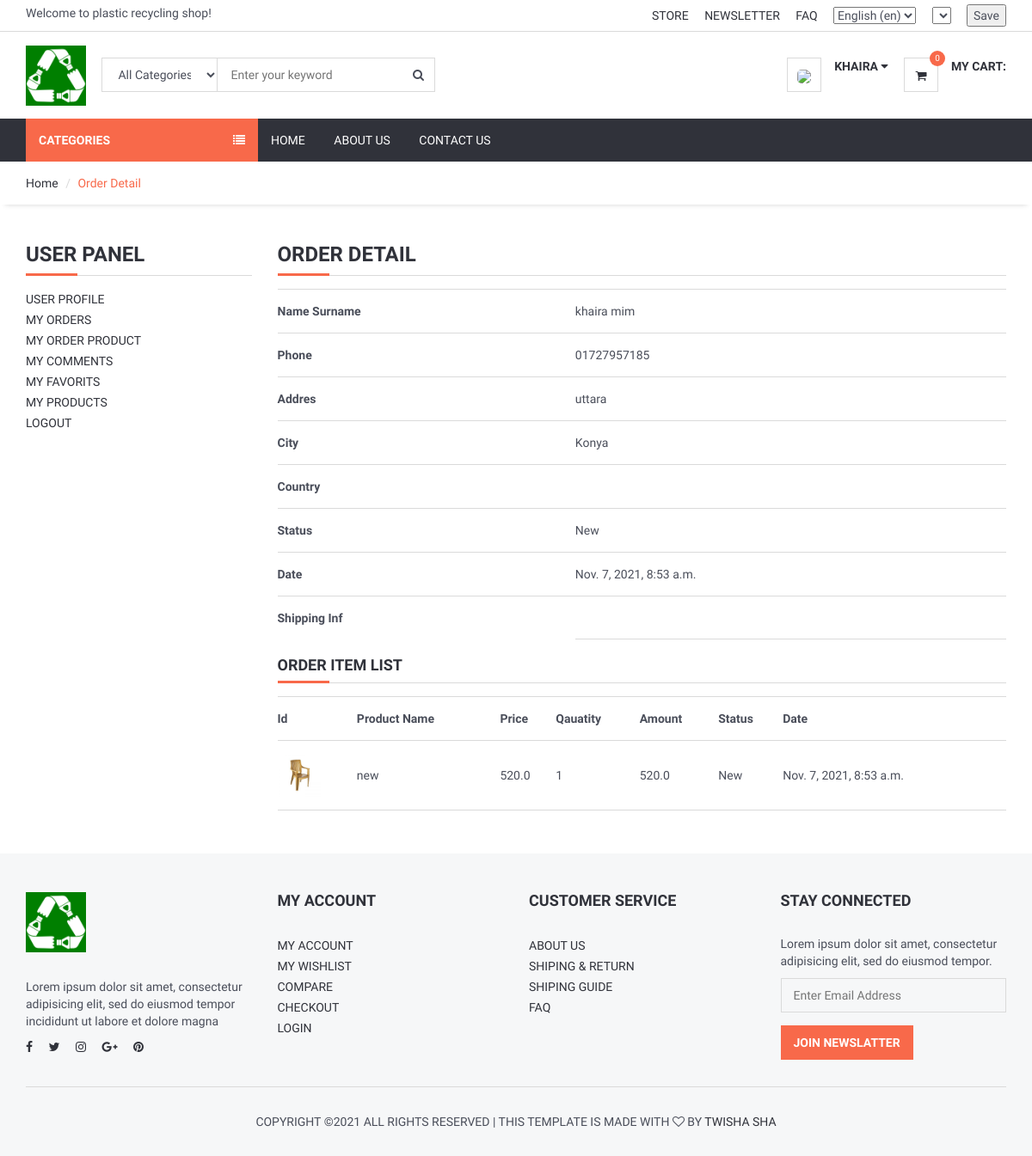
The page /user/orderdetail/10 (signed in) on the database its author committed.
### order/models.py (models this page shows, shortened)
class Order(models.Model):
    STATUS = (
        ('New', 'New'),
        ('Accepted', 'Accepted'),
        ('Preaparing', 'Preaparing'),
        ('OnShipping', 'OnShipping'),
        ('Completed', 'Completed'),
        ('Canceled', 'Canceled'),
    )
    user = models.ForeignKey(User, on_delete=models.SET_NULL, null=True)
    code = models.CharField(max_length=5, editable=False )
    first_name = models.CharField(max_length=10)
    last_name = models.CharField(max_length=10)
    phone = models.CharField(blank=True, max_length=20)
    address = models.CharField(blank=True, max_length=150)
    city = models.CharField(blank=True, max_length=20)
    country = models.CharField(blank=True, max_length=20)
    total = models.FloatField()
    status=models.CharField(max_length=10,choices=STATUS,default='New')
    ip = models.CharField(blank=True, max_length=20)
    adminnote = models.CharField(blank=True, max_length=100)
    create_at=models.DateTimeField(auto_now_add=True)
    update_at=models.DateTimeField(auto_now=True)

class OrderProduct(models.Model):
    STATUS = (
        ('New', 'New'),
        ('Accepted', 'Accepted'),
        ('Canceled', 'Canceled'),
    )
    order = models.ForeignKey(Order, on_delete=models.CASCADE)
    user = models.ForeignKey(User, on_delete=models.CASCADE)
    product = models.ForeignKey(Product, on_delete=models.CASCADE)
    variant = models.ForeignKey(Variants, on_delete=models.SET_NULL,blank=True, null=True) # relation with varinat
    quantity = models.IntegerField()
    price = models.FloatField()
    amount = models.FloatField()
    status = models.CharField(max_length=10, choices=STATUS, default='New')
    create_at = models.DateTimeField(auto_now_add=True)
    update_at = models.DateTimeField(auto_now=True)

### product/models.py (models this page shows, shortened)
class Product(models.Model):
    STATUS = (
        ('True', 'True'),
        ('False', 'False'),
    )
    VARIANTS = (
        ('None', 'None'),
        ('Size', 'Size'),
        ('Color', 'Color'),
        ('Size-Color', 'Size-Color'),
    )
    category = models.ForeignKey(Category, on_delete=models.CASCADE) #many to one relation with Category
    title = models.CharField(max_length=150)
    keywords = models.CharField(max_length=255)
    description = models.TextField(max_length=255)
    image=models.ImageField(upload_to='images/',null=False)
    price = models.DecimalField(max_digits=12, decimal_places=2,default=0)
    amount=models.IntegerField(default=0)
    minamount=models.IntegerField(default=3)
    variant=models.CharField(max_length=10,choices=VARIANTS, default='None')
    detail=RichTextUploadingField()
    slug = models.SlugField(null=False, unique=True)
    status=models.CharField(max_length=10,choices=STATUS)
    create_at=models.DateTimeField(auto_now_add=True)
    update_at=models.DateTimeField(auto_now=True)

### user/views.py (the view)
# urls.py: path('orderdetail/<int:id>', views.user_orderdetail, name='user_orderdetail'),
@login_required(login_url='/login') # Check login
def user_orderdetail(request,id):
    current_user = request.user
    order = Order.objects.get(user_id=current_user.id, id=id)
    orderitems = OrderProduct.objects.filter(order_id=id)
    context = {
        'order': order,
        'orderitems': orderitems,
    }
    return render(request, 'user_order_detail.html', context)

### user/templates/user_order_detail.html (shortened to what this page needs)
{% extends 'homebase.html' %}
{% block sidebar %} {% include 'sidebar.html' %} {% endblock %}
{% block body %}
    <div id="breadcrumb">
        <div class="container">
            <ul class="breadcrumb">
                <li><a href="/">Home</a></li>
                <li class="active">Order Detail</li>
            </ul>
        </div>
    </div>
    <div class="section">
        <div class="container">
            <div class="row">
                <div class="col-md-3">
                    {% include "user_panel.html" %}
                </div>
                <div class="col-md-9">
                    <div class="order-summary clearfix">
                        <div class="section-title">
                            <h3 class="title">Order Detail</h3>
                        </div>
                        <table class="shopping-cart-table table">
                            <tr>
                                <th class="text-left">Name Surname</th>
                                <td class="text-left">{{ order.first_name}} {{ order.last_name }} </td>
                            </tr>
                            <tr>
                                <th class="text-left">Phone</th>
                                <td class="text-left">{{ order.phone}}</td>
                            </tr>
                            <tr>
                                <th class="text-left">Addres</th>
                                <td class="text-left">{{ order.address}}</td>
                            </tr>
                            <tr>
                                <th class="text-left">City</th>
                                <td class="text-left">{{ order.city}}</td>
                            </tr>
                            <tr>
                                <th class="text-left">Country</th>
                                <td class="text-left">{{ order.country}}</td>
                            </tr>
                            <tr>
                                <th class="text-left">Status</th>
                                <td class="text-left">{{ order.status}}</td>
                            </tr>
                            <tr>
                                <th class="text-left">Date</th>
                                <td class="text-left">{{ order.create_at}}</td>
                            </tr>
                            <th class="text-left">Shipping Inf</th>
                            <td class="text-left">{{ order.adminnote}}</td>
                        </table>
                        <div class="section-title">
                            <h4 class="title">Order Item List</h4>
                        </div>
                        <table class="shopping-cart-table table">
                            <tr>
                                <th class="text-left">Id </th>
                                <th class="text-left">Product Name </th>
                                <th class="text-left">Price </th>
                                <th class="text-left">Qauatity </th>
                                <th class="text-left">Amount </th>
                                <th class="text-left">Status </th>
                                <th class="text-left">Date </th>
                            </tr>
                            {% for rs in orderitems %}
                                <tr>
                                    <td class="text-left">
                                        <a href="/product/{{ rs.product_id }}/{{ rs.product.slug }}">
                                            {% if rs.variant.image_id > 0 %}
                                                <img src="{{rs.variant.image }}" alt="" style="height: 50px">
                                            {% else %}
                                                <img src="{{rs.product.image.url}}" alt="" style="height: 50px">
                                            {% endif %}
                                        </a>
                                    </td>
                                    <td class="text-left">{{ rs.product.title}} {{ rs.variant.size }}   {{ rs.variant.color }}</td>
                                    <td class="text-left">{{ rs.price}} </td>
                                    <td class="text-left">{{ rs.quantity}} </td>
                                    <td class="text-left">{{ rs.amount}} </td>
                                    <td class="text-left">{{ rs.status}} </td>
                                    <td class="text-left">{{ rs.create_at}} </td>
                                </tr>
                            {% endfor %}
                        </table>
                    </div>
                </div>
            </div>
        </div>
    </div>
{% endblock %}

### home/templates/header.html (shortened to what this page needs)
{% load static %}
{% load i18n %}
{% load currency %}
<header>
    <div id="top-header">
        <div class="container">
            <div class="pull-left">
                <span>{% trans "Welcome to plastic recycling shop!" %}</span>
            </div>
            <div class="pull-right">
                <ul class="header-top-links">
                    <li><a href="#">{% trans "Store" %}</a></li>
                    <li><a href="#">{% trans "Newsletter" %}</a></li>
                    <li><a href="{% url 'faq' %}">{% trans "FAQ" %}</a></li>
                    <li class="dropdown default-dropdown">
                        <form action="{% url 'selectlanguage' %}" method="post">{% csrf_token %}
                            <select name="language" onchange="submit()" >
                                {% get_current_language as LANGUAGE_CODE %}
                                {% get_available_languages as LANGUAGES %}
                                {% get_language_info_list for LANGUAGES as languages %}
                                {% for language in languages %}
                                    <option value="{{ language.code }}"{% if language.code == LANGUAGE_CODE %} selected{% endif %}>
                                        {{ language.name_local }} ({{ language.code }})
                                    </option>
                                {% endfor %}
                            </select>
                        </form>
                    </li>
                    <li class="dropdown default-dropdown">
                        <form id="currency_switcher" method="POST" action="{% url 'selectcurrency' %}">
                            <select name="currency" onchange="submit()" >
                            </select>
                        </form>
                    </li>
                    <li class="dropdown default-dropdown">
                        <form id="currency_switcher" method="POST" action="{% url 'savelangcur' %}">
                            <input type="submit" value="Save" />
                        </form>
                    </li>
                </ul>
            </div>
        </div>
    </div>
    <div id="header">
        <div class="container">
            <div class="pull-left">
                <div class="header-logo">
                    <a class="logo" href="{% url 'home' %}">
                        <img src="{% static '' %}img/logo.png" alt="">
                    </a>
                </div>
                <div class="header-search">
                    <form action="/search/" method="post">
                        <input id="query" name="query" class="input search-input" type="text" placeholder="Enter your keyword">
                        <select name="catid"  class="input search-categories">
                            <option value="0">{% trans "All Categories" %}</option>
                        </select>
                        <button class="search-btn"><i class="fa fa-search"></i></button>
                    </form>
                </div>
            </div>
            <div class="pull-right" >
                <ul class="header-btns">
                    <li class="header-account dropdown default-dropdown">
                        {% if user.id is not None %}
                            <div class="dropdown-toggle" role="button" data-toggle="dropdown" aria-expanded="true">
                                <div class="header-btns-icon">
                                    <img src="{{ request.session.userimage }}" style="height: 40px; border-radius: 30%">
                                </div>
                                <strong class="text-uppercase">{{ user.first_name }} <i class="fa fa-caret-down"></i></strong>
                            </div>
                        {% else %}
                            <a href="{% url 'login' %}" class="text-uppercase">Login</a> / <a href="{% url 'signup' %}" class="text-uppercase">Sign Up</a>
                        {% endif %}
                    </li>
                    <li class="header-cart dropdown default-dropdown">
                        <a href="{% url 'shopcart'%}" >
                            <div class="header-btns-icon">
                                <i class="fa fa-shopping-cart"></i>
                                {% load myapptags %}
                                {% shopcartcount user.id as count %}
                                <span class="qty">{{ count }}</span>
                            </div>
                            <strong class="text-uppercase">{% trans "My Cart:" %}</strong>
                            <br>
                        </a>
                    </li>
                </ul>
            </div>
        </div>
    </div>
</header>

### rows shown on the page
Order: first_name "khaira", last_name "mim", phone "01727957185", address "uttara", city "Konya", status "New", create_at "Nov. 7, 2021, 8:53 a.m."
OrderProduct: product.image (picture), product "new", price "520.0", quantity "1", amount "520.0", status "New", create_at "Nov. 7, 2021, 8:53 a.m."

### other values the page prints
{{ user.first_name }} "KHAIRA"
{{ count }} "0"
form field language "English (en)"
